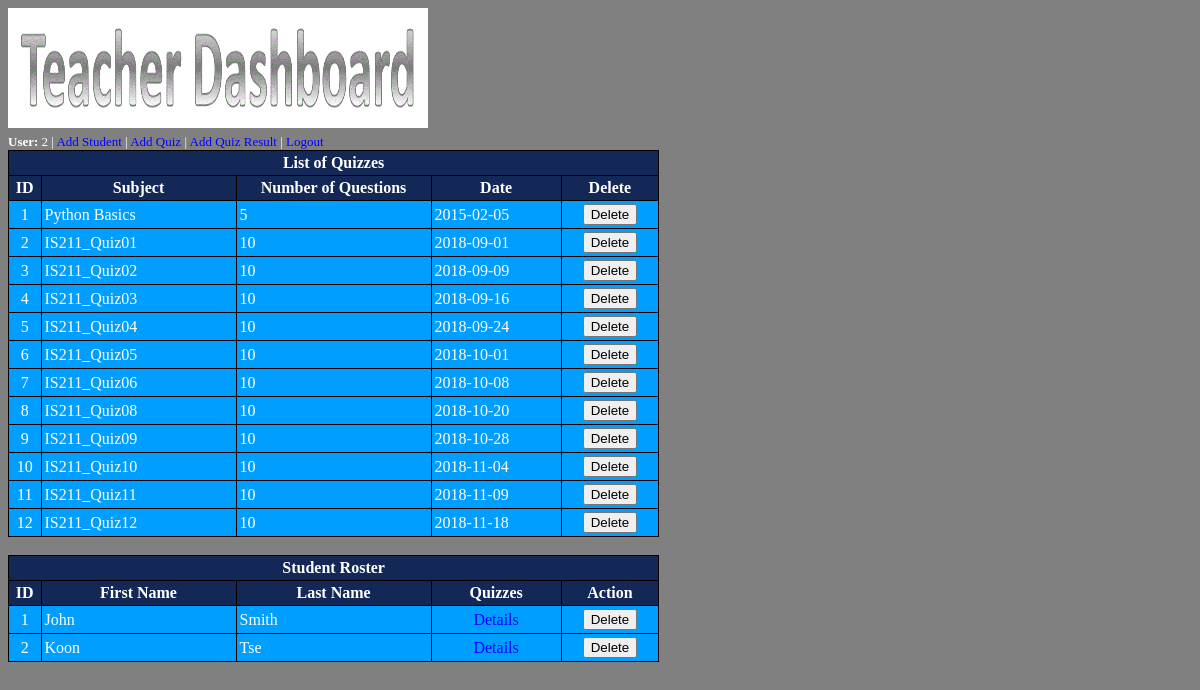
/dashboard (signed in), run on the app's committed database.
### tables this page shows
CREATE TABLE Quizzes (
	id INTEGER PRIMARY KEY,
	subject TEXT,
    num_of_questions INTEGER,
    date DATE
);

CREATE TABLE Students (
    id INTEGER PRIMARY KEY,
	first_name TEXT,
    last_name TEXT
);

### studentgraderesults.py (the view)
@app.route('/dashboard', methods=['GET', 'POST'])
def dashboard():
    if 'username' not in session:
        return redirect('/login')
    conn = sqlite3.connect("studentgrade.db")
    student_list = conn.execute("SELECT * FROM Students ORDER BY id ASC")
    quiz_list = conn.execute("SELECT * FROM Quizzes ORDER BY id ASC")
    student_roster = []
    for student in student_list.fetchall():
        student_roster.append(Student(student[0], student[1], student[2]))
    list_of_quizzes = []
    for quiz in quiz_list.fetchall():
        list_of_quizzes.append(Quiz(quiz[0], quiz[1], quiz[2], quiz[3]))
    conn.commit()
    conn.close()
    username = session['username']
    return render_template('dashboard.html', student_roster=student_roster,
                           list_of_quizzes=list_of_quizzes, username=username)

### templates/dashboard.html (shortened to what this page needs)
<!DOCTYPE html>
<html lang="en">
<head>
</head>
<body>
<div class="thumbnail"><img src="http://localhost:5000/static/teacherdashboard.gif"  height="120" width="420"></div>
<font size="2">
    <b>User: </b>{{ username }} |
    <a href="/student/add">Add Student</a> |
    <a href="/quiz/add">Add Quiz</a> |
    <a href="/results/add">Add Quiz Result</a> |
    <a href="/logout">Logout</a>
</font>
<table>
    <tr><th colspan="5"><center>List of Quizzes</center></th></tr>
    <tr>
        <th width="5%"><center>ID</center></th>
        <th width="30%"><center>Subject</center></th>
        <th width="30%"><center>Number of Questions</center></th>
        <th width="20%"><center>Date</center></th>
        <th width="15%"><center>Delete</center></th>
    </tr>
    {% for quiz in list_of_quizzes %}
        <tr>
            <td><center>{{ quiz.id }}</center></td>
            <td>{{ quiz.subject }}</td>
            <td>{{ quiz.num_of_questions }}</td>
            <td>{{ quiz.date }}</td>
            <td>
                <form action="/quiz/delete" method="post">
                    <center><input type="submit" value="Delete"></center>
                </form>
            </td>
        </tr>
    {% endfor %}
</table><br>
<table>
    <tr><th colspan="5"><center>Student Roster</center></th></tr>
    <tr>
        <th width="5%"><center>ID</center></th>
        <th width="30%"><center>First Name</center></th>
        <th width="30%"><center>Last Name</center></th>
        <th width="20%"><center>Quizzes</center></th>
        <th width="15%"><center>Action</center></th>
    </tr>
    {% for student in student_roster %}
        <tr>
            <td><center>{{ student.id }}</center></td>
            <td>{{ student.first_name }}</td>
            <td>{{ student.last_name }}</td>
            <td><center><a href="/student/{{ student.id }}">Details</a></center></td>
            <td>
                <form action="/student/delete" method="post">
                    <center><input type="submit" value="Delete"></center>
                </form>
            </td>
        </tr>
    {% endfor %}
</table>
</body>
</html>

### templates/dashboard.html (style rules this page uses)
body { font-family: "Times New Roman", Times, serif; background-color: #808080; color: #FFFFFF; }
table { width: 55%; border-spacing: 0px; border-collapse: collapse; }
table, td, th { border: 1px solid black; padding: 3px; }
th { background-color: #142857; color: #ffffff; font-family: "Times New Roman", Times, serif; text-align: left; }
td { background-color: #009fff; color: #ffffff; font-family: "Times New Roman", Times, serif }
a:link { color: #0000FF; text-decoration: none; }

### data on the page
Quizzes: id "1", subject "Python Basics", num_of_questions "5", date "2015-02-05"
Quizzes: id "2", subject "IS211_Quiz01", num_of_questions "10", date "2018-09-01"
Quizzes: id "3", subject "IS211_Quiz02", num_of_questions "10", date "2018-09-09"
Quizzes: id "4", subject "IS211_Quiz03", num_of_questions "10", date "2018-09-16"
Quizzes: id "5", subject "IS211_Quiz04", num_of_questions "10", date "2018-09-24"
Quizzes: id "6", subject "IS211_Quiz05", num_of_questions "10", date "2018-10-01"
Quizzes: id "7", subject "IS211_Quiz06", num_of_questions "10", date "2018-10-08"
Quizzes: id "8", subject "IS211_Quiz08", num_of_questions "10", date "2018-10-20"
Quizzes: id "9", subject "IS211_Quiz09", num_of_questions "10", date "2018-10-28"
Quizzes: id "10", subject "IS211_Quiz10", num_of_questions "10", date "2018-11-04"
Quizzes: id "11", subject "IS211_Quiz11", num_of_questions "10", date "2018-11-09"
Quizzes: id "12", subject "IS211_Quiz12", num_of_questions "10", date "2018-11-18"
Students: id "1", first_name "John", last_name "Smith"
Students: id "2", first_name "Koon", last_name "Tse"

### other printed values
{{ username }} "2"
